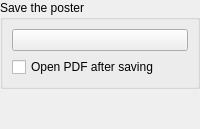
        <widget class="QWidget" name="m_savePosterStep">
         <layout class="QVBoxLayout" name="_15">
          <property name="spacing">
           <number>6</number>
          </property>
          <property name="margin">
           <number>0</number>
          </property>
          <item>
           <widget class="QGroupBox" name="m_savePosterGroup">
            <property name="title">
             <string>Save the poster</string>
            </property>
            <layout class="QVBoxLayout" name="_16">
             <property name="spacing">
              <number>6</number>
             </property>
             <property name="margin">
              <number>9</number>
             </property>
             <item>
              <widget class="QPushButton" name="m_savePosterButton">
               <property name="text">
                <string/>
               </property>
              </widget>
             </item>
             <item>
              <widget class="QCheckBox" name="m_launchPDFApplicationCheckBox">
               <property name="sizePolicy">
                <sizepolicy hsizetype="Minimum" vsizetype="Minimum">
                 <horstretch>0</horstretch>
                 <verstretch>0</verstretch>
                </sizepolicy>
               </property>
               <property name="text">
                <string>Open PDF after saving</string>
               </property>
              </widget>
             </item>
            </layout>
           </widget>
          </item>
          <item>
           <spacer name="spacer_5">
            <property name="orientation">
             <enum>Qt::Vertical</enum>
            </property>
            <property name="sizeHint" stdset="0">
             <size>
              <width>20</width>
              <height>40</height>
             </size>
            </property>
           </spacer>
          </item>
         </layout>
        </widget>
